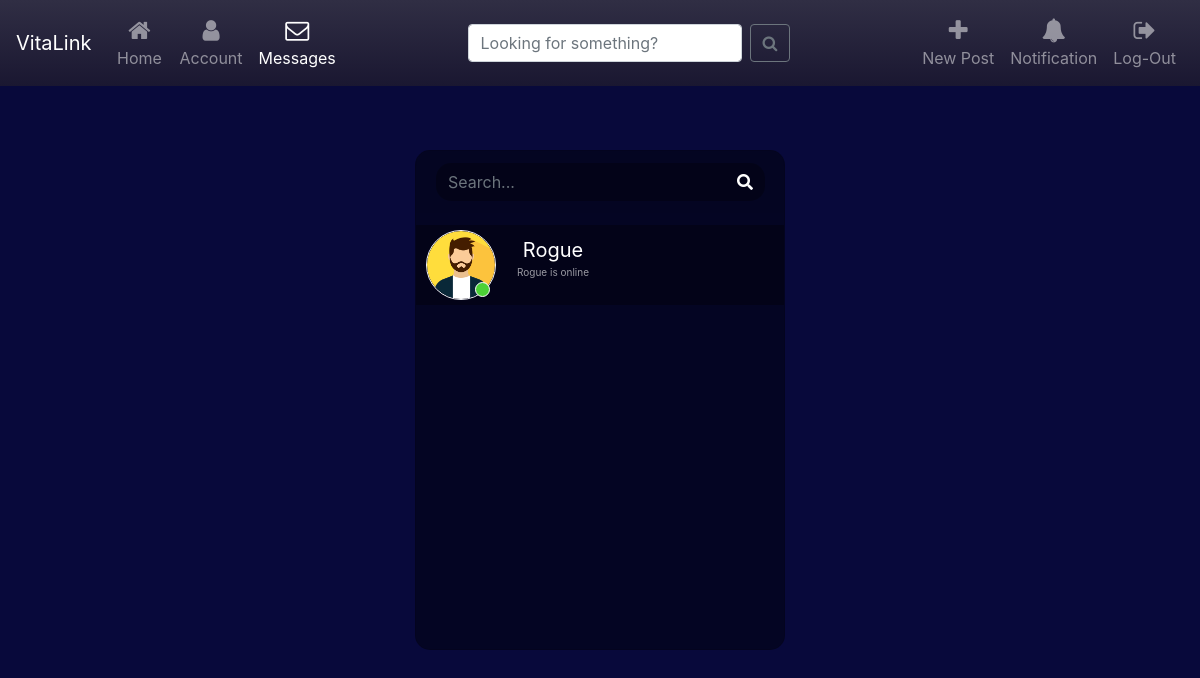
The page /chat (signed in) on the database its author committed.
### website/models.py (models this page shows)
class User(db.Model, UserMixin):
    id = db.Column(db.Integer, primary_key=True)
    email = db.Column(db.String(150), unique=True)
    password = db.Column(db.String(150))
    websocket_id = db.Column(db.String, unique=True, index=True)
    name = db.Column(db.String(150),unique = True)
    profilepic = db.Column(db.String(100))
    status = db.Column(db.String(20))
    interests = db.Column(db.String(1000),default = None)
    following = db.Column(db.String(1000),default = "")
    followers = db.Column(db.String(1000),default = "")
    logined = db.Column(db.String(10),default = "true")
    otp = db.Column(db.String(10))
    posts = db.relationship('Post')

### website/chat.py (the view, shortened to what this page needs)
@chat.route('/chat',methods=['GET','POST'])
@login_required
def sessions():
    followingid = current_user.following.split("+")
    following = []
    messages=Message.query.all()
    for msg in messages:
        if (current_user.name in msg.uid) and msg.read=='false':
            msg.read='true'
    db.session.commit()
    for userid in followingid:
        user = User.query.filter_by(id=userid).first()
        following.append(user)
    return render_template("chat.html",user=current_user,following = following,showchat=False,reciever=current_user)

### website/templates/chat.html (shortened to what this page needs)
<!DOCTYPE html>
<html>
<head>
	<link href="//maxcdn.bootstrapcdn.com/bootstrap/4.1.1/css/bootstrap.min.css" rel="stylesheet" id="bootstrap-css">
	<link rel="stylesheet" href="https://stackpath.bootstrapcdn.com/bootstrap/4.1.3/css/bootstrap.min.css"
>
	<link rel="stylesheet" href="https://use.fontawesome.com/releases/v5.5.0/css/all.css"
>
	<link rel="stylesheet" type="text/css"
		href="https://cdnjs.cloudflare.com/ajax/libs/malihu-custom-scrollbar-plugin/3.1.5/jquery.mCustomScrollbar.min.css">
	<link rel="stylesheet" href="../../static/css/chat.css">
	<link rel="stylesheet" type="text/css" href="../../static/css/navbar.css">
</head>
<body>
	<div class="navbox">
		<nav class="navbar navbar-icon-top fixed-top navbar-expand-lg navbar-dark  navcolr"
			style="background-image: linear-gradient(180deg,#302e44  0%, #1A1731 100%);">
			<a class="navbar-brand" href="#">VitaLink</a>
			<div class="collapse navbar-collapse" id="navbarSupportedContent">
				<ul class="navbar-nav">
					<li class="nav-item">
						<a class="nav-link" href="/">
							<i class="fa fa-home"></i>
							Home
						</a>
					</li>
					<li class="nav-item">
						<a class="nav-link" href="/account">
							<i class="fa fa-user">
							</i>
							Account
						</a>
					</li>
					<li class="nav-item active">
						<a class="nav-link" href="/chat">
							<i class="fa fa-envelope-o">
							</i>
							Messages
						</a>
					</li>
				</ul>
				<ul class="navbar-nav ml-auto mr-auto">
					<li class="nav-item">
						<form class="form-inline my-2 my-lg-0" method="post" action="/search">
							<input class="form-control mr-sm-2" type="text" placeholder="Looking for something?"
								name="search" aria-label="Search">
							<button class="btn btn-outline-secondary my-2 my-sm-0" type="submit"><i
									class="fa fa-search"></i></button>
						</form>
					</li>
				</ul>
				<ul class="navbar-nav ">
					<li class="nav-item">
						<a class="nav-link" href="/post">
							<i class="fa fa-plus">
							</i>
							New Post
						</a>
					</li>
					<li class="nav-item">
						<a class="nav-link" href="javascript:myFunction();">
							<i class="fa fa-bell">
							</i>
							Notification
						</a>
					</li>
					<li class="nav-item">
						<a class="nav-link" href="#">
							<i class="fa fa-sign-out">
							</i>
							Log-Out
						</a>
					</li>
				</ul>
			</div>
		</nav>
	</div>
	<div class="container-fluid h-100">
		<div class="row justify-content-center h-100">
			<div class="col-md-4 col-xl-4 chat">
				<div class="card mb-sm-3 mb-md-0 contacts_card">
					<div class="card-header">
						<div class="input-group">
							<input type="text" placeholder="Search..." name="" class="form-control search">
							<div class="input-group-prepend">
								<span class="input-group-text search_btn"><i class="fas fa-search"></i></span>
							</div>
						</div>
					</div>
					<div class="card-body contacts_body">
						<ui class="contacts">
							{% for follow in following %}
							{% if follow==None %}
							{% else %}
							<li class="active">
								<form action="/chat" method="post">
									<div class="d-flex bd-highlight">
										<div class="img_cont">
											<img src="../../static/profile/{{follow.profilepic}}"
												class="rounded-circle user_img">
												{% if follow.logined=='true'%}
												<span class="online_icon"></span>
												{% else %}
												<span class="online_icon offline"></span>
												{% endif %}
										</div>
										<div class="user_info">
											<button
												style="background-color: transparent; border: 0ch; outline: none"><span>{{follow.name}}</span>
												<p>{{follow.name}} is online</p>
											</button>
										</div>
									</div>
							</li>
							{% endif %}
							{% endfor %}
						</ui>
					</div>
				</div>
			</div>
		</div>
	</div>
</body>
</html>

### website/static/css/chat.css (style rules this page uses)
body,html { height: 100%; margin: 0; background-color: #08093b; }
.chat { margin-top: auto; margin-bottom: auto; }
.card { height: 500px; border-radius: 15px !important; background-color: rgba(0,0,0,0.4) !important; }
.contacts_body { padding: 0.75rem 0 !important; overflow-y: auto; white-space: nowrap; }
.card-header { border-radius: 15px 15px 0 0 !important; border-bottom: 0 !important; }
.search { border-radius: 15px 0 0 15px !important; background-color: rgba(0,0,0,0.3) !important; border:0 !important; color:white !important; }
.search_btn { border-radius: 0 15px 15px 0 !important; background-color: rgba(0,0,0,0.3) !important; border:0 !important; color: white !important; cursor: pointer; }
.contacts { list-style: none; padding: 0; }
.contacts li { width: 100% !important; padding: 5px 10px; margin-bottom: 15px !important; }
.contacts .active { background-color: rgba(0,0,0,0.3); }
.user_img { height: 70px; width: 70px; border:1.5px solid #f5f6fa; }
.img_cont { position: relative; height: 70px; width: 70px; }
.online_icon { position: absolute; height: 15px; width:15px; background-color: #4cd137; border-radius: 50%; bottom: 0.2em; right: 0.4em; border:1.5px solid white; }
.user_info { margin-top: auto; margin-bottom: auto; margin-left: 15px; }
.user_info span { font-size: 20px; color: white; }
.user_info p { font-size: 10px; color: rgba(255,255,255,0.6); }

### website/static/css/navbar.css (style rules this page uses)
.navcolr { background-color: #1A1731; }
.navbar-icon-top .navbar-nav .nav-link > .fa { position: relative; width: 36px; font-size: 24px; }
.navbar-icon-top .navbar-nav .nav-link > .fa { top: 3px; line-height: 12px; }
@media (min-width: 992px) { .navbar-icon-top.navbar-expand-lg .navbar-nav .nav-link { text-align: center; display: table-cell; height: 70px; vertical-align: middle; padding-top: 0; padding-bottom: 0; } }
@media (min-width: 992px) { .navbar-icon-top.navbar-expand-lg .navbar-nav .nav-link > .fa { display: block; width: 48px; margin: 2px auto 4px auto; top: 0; line-height: 24px; } }

### rows shown on the page
User: profilepic (picture), logined "true" (drawn), name "Rogue"
